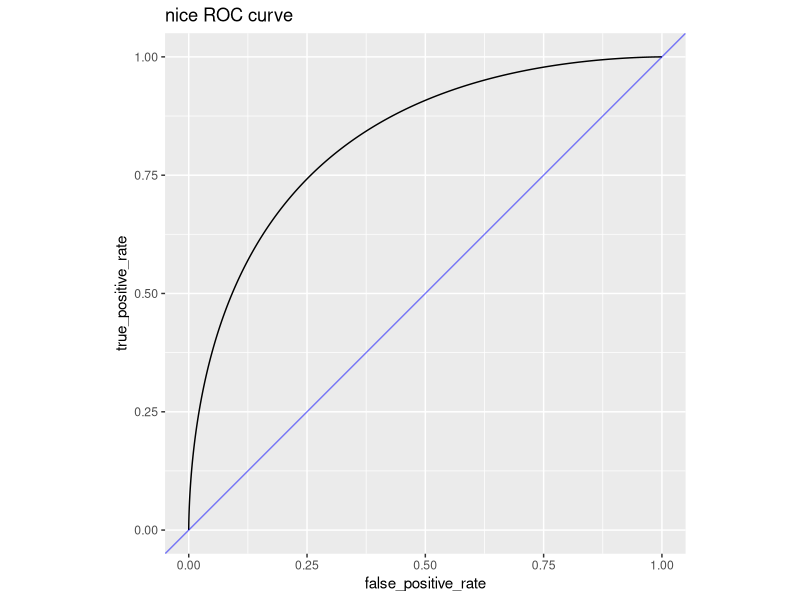
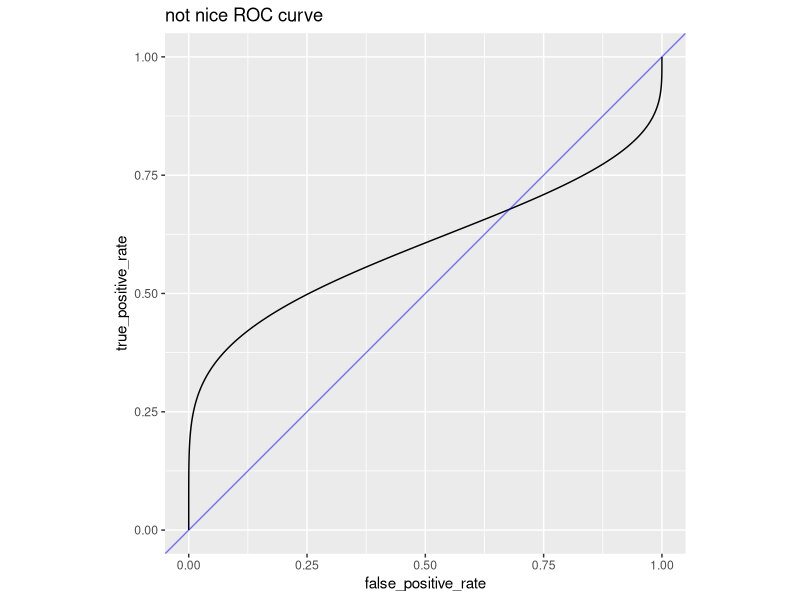

Recreate these plots in R, in order.
## ---- chunk 1
pbeta(0.1, 4, 1)^(1/4) + (1 - pbeta(0.1, 1, 4))^(1/4)
## ---- chunk 2
pbeta(0.5, 4, 1)^(1/4) + (1 - pbeta(0.5, 1, 4))^(1/4)
## ---- chunk 3
pbeta(0.5, 4, 1)^(1/4) + pbeta(0.5, 4, 1)^(1/4)
## ---- chunk 4
pbeta(0.5, 4, 1)^(1/4)
## ---- chunk 5
pbeta(0.5, 4, 1)
## ---- chunk 6
s = -log(2) / log(pbeta(0.5, 4, 1))

s
## ---- chunk 7
pbeta(0.5, 4, 1)^s + (1 - pbeta(0.5, 1, 4))^s
## ---- chunk 8
pbeta(0.5, 4, 1)^(1/4) 
## ---- chunk 9
pbeta(0.5, 4, 2)^(1/4) 
## ---- chunk 10
s = -log(2) / log(pbeta(0.5, 4, 3))

s
## ---- chunk 11
pbeta(0.5, 4, 3)^s
## ---- chunk 12
pbeta(0.5, 4, 3)^s + (1 - pbeta(0.5, 3, 4))^s
## ---- chunk 13
pbeta(0.3, 4, 3)^s + (1 - pbeta(0.3, 3, 4))^s
## ---- chunk 14
s = -log(2) / log(pbeta(0.5, 40, 30))

s
## ---- chunk 15
pbeta(0.3, 40, 30)^s + (1 - pbeta(0.3, 30, 40))^s
## ---- chunk 16
pbeta(0.7, 1, 2)
## ---- chunk 17
pbeta(0.7, 60, 40)
## ---- chunk 18
library(ggplot2)

d_nice <- data.frame(
  threshold = seq(0, 1, 0.001)
)
d_nice$false_positive_rate = 1 - pbeta(d_nice$threshold, 4, 6)
d_nice$true_positive_rate = 1 - pbeta(d_nice$threshold, 6, 4)

ggplot(
  data=d_nice,
  mapping=aes(x=false_positive_rate, y=true_positive_rate)
  ) +
  geom_line() +
  geom_abline(intercept=0, slope=1, color="Blue", alpha=0.5) +
  theme(aspect.ratio=1) + 
  ggtitle("nice ROC curve")
## ---- chunk 19
library(ggplot2)

d_bad <- data.frame(
  threshold = seq(0, 1, 0.001)
)
d_bad$false_positive_rate = 1 - pbeta(d_bad$threshold, 4, 6)
d_bad$true_positive_rate = 1 - pbeta(d_bad$threshold, 1, 1)

ggplot(
  data=d_bad,
  mapping=aes(x=false_positive_rate, y=true_positive_rate)
  ) +
  geom_line() +
  geom_abline(intercept=0, slope=1, color="Blue", alpha=0.5) +
  theme(aspect.ratio=1) + 
  ggtitle("not nice ROC curve")
